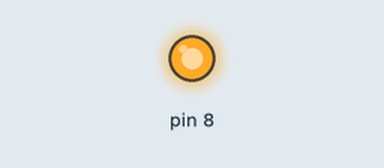
A sketch run on a simulated Arduino Uno, built with avr-gcc and run on an emulated ATmega328P. Shown: output pins drawn as LEDs (lit = HIGH).

Above: at 0.35 s.
At 2.5 s:
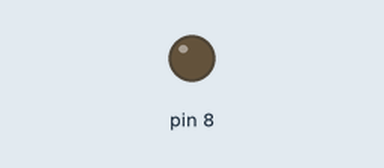
Timing chart, 0 to 3.2 s (numbered marks = the images above):
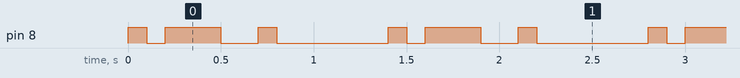

The sketch:

Buzzer_Rhythm.ino
```cpp
void setup() {
  pinMode(8, OUTPUT);
}

void loop() {
  // Beat 1: short beep
  digitalWrite(8, HIGH);
  delay(100);
  digitalWrite(8, LOW);
  delay(100);

  // Beat 2: long beep
  digitalWrite(8, HIGH);
  delay(300);
  digitalWrite(8, LOW);
  delay(200);

  // Beat 3: short beep
  digitalWrite(8, HIGH);
  delay(100);
  digitalWrite(8, LOW);
  delay(100);

  // Beat 4: pause
  delay(500);
}
```

Measured:
- by itself, pin 8: repeats every 1.4 s: LOW 0.10 s, HIGH 0.30 s, LOW 0.20 s, HIGH 0.10 s, LOW 0.60 s, HIGH 0.10 s
- by itself, everything shown: repeats every 1.4 s, in 6 steps
